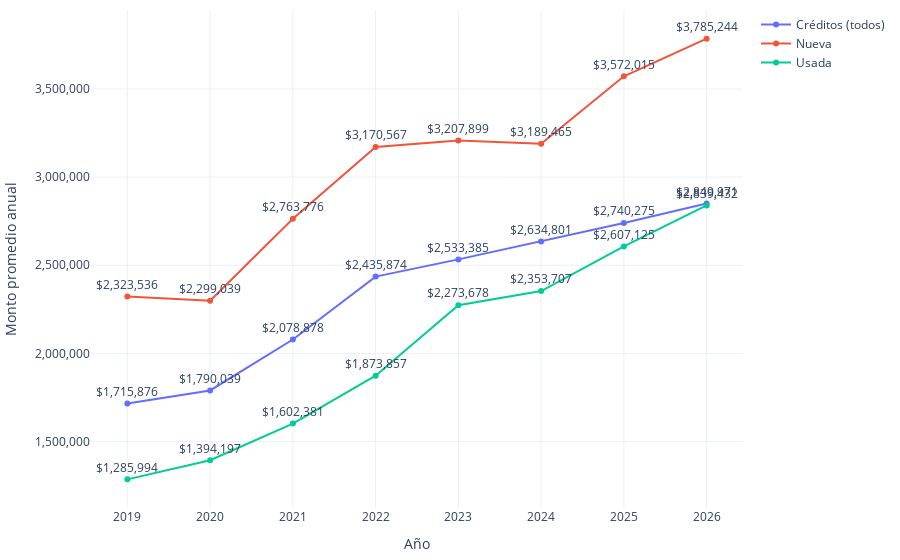

The code cell stored with this chart in its notebook:
### Code cell
import os
import plotly.graph_objects as go
import plotly.io as pio

# Crear la figura
fig = go.Figure()

# Graficar cada modalidad
for modalidad in conteo_pachuca['modalidad'].unique():
    df_modalidad = conteo_pachuca[conteo_pachuca['modalidad'] == modalidad]
    fig.add_trace(go.Scatter(
        x=df_modalidad['año'], 
        y=df_modalidad['montos'], 
        mode='lines+markers+text',  # Mostrar líneas, puntos y texto
        name=modalidad, 
        text=df_modalidad['montos'].apply(lambda x: f'${x:,.0f}'),  # Añadir el texto de los valores formateados
        textposition="top center"  # Posicionar el texto encima de los puntos
    ))

# Configurar el diseño
fig.update_layout(
    xaxis_title="Año",
    yaxis_title="Monto promedio anual",
    yaxis_tickformat=",.0f",  # Formatear el eje y con separadores de coma y sin decimales
    template="plotly_white",
    margin=dict(l=10, r=10, t=10, b=10)
)
# Función para exportar gráfica como archivo HTML
def guardar_grafico_como_html(fig, nombre_archivo, carpeta='assets/graficas'):
    # Crear la carpeta si no existe
    if not os.path.exists(carpeta):
        os.makedirs(carpeta)
    # Guardar la gráfica como archivo HTML en la carpeta especificada
    pio.write_html(fig, os.path.join(carpeta, f'{nombre_archivo}.html'))

# Exportar
guardar_grafico_como_html(fig, 'g_scatt_forecast_credit_promedio', carpeta='assets/graficas')
fig.show()

### Figure 1 — Plotly figure (JSON) as saved in the notebook; plotly's stock layout.template omitted (floating-point values rounded to 4 significant figures)
{"data": [{"mode": "lines+markers+text", "name": "Créditos (todos)", "text": ["$1,715,876", "$1,790,039", "$2,078,878", "$2,435,874", "$2,533,385", "$2,634,801", "$2,740,275", "$2,849,971"], "textposition": "top center", "type": "scatter", "x": [2019, 2020, 2021, 2022, 2023, 2024, 2025, 2026], "y": [1715876, 1790039, 2078878, 2435874, 2533385, 2634801, 2740275, 2849971]}, {"mode": "lines+markers+text", "name": "Nueva", "text": ["$2,323,536", "$2,299,039", "$2,763,776", "$3,170,567", "$3,207,899", "$3,189,465", "$3,572,015", "$3,785,244"], "textposition": "top center", "type": "scatter", "x": [2019, 2020, 2021, 2022, 2023, 2024, 2025, 2026], "y": [2323536, 2299039, 2763776, 3170567, 3207899, 3189465, 3572015, 3785244]}, {"mode": "lines+markers+text", "name": "Usada", "text": ["$1,285,994", "$1,394,197", "$1,602,381", "$1,873,857", "$2,273,678", "$2,353,707", "$2,607,125", "$2,839,432"], "textposition": "top center", "type": "scatter", "x": [2019, 2020, 2021, 2022, 2023, 2024, 2025, 2026], "y": [1285994, 1394197, 1602381, 1873857, 2273678, 2353707, 2607125, 2839432]}], "layout": {"margin": {"b": 10, "l": 10, "r": 10, "t": 10}, "xaxis": {"title": {"text": "Año"}}, "yaxis": {"tickformat": ",.0f", "title": {"text": "Monto promedio anual"}}}}
